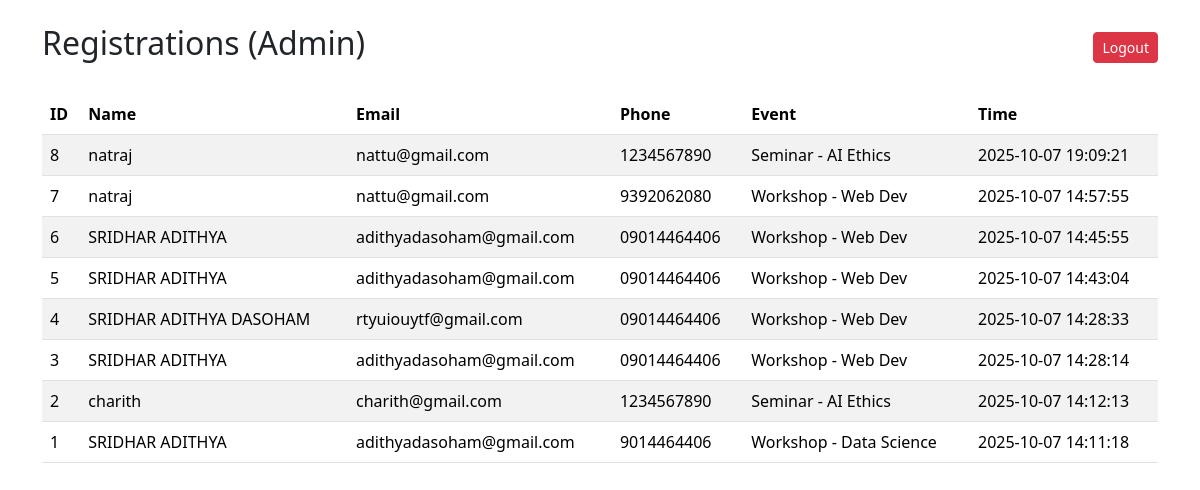
Screenshot of /admin/registrations (signed in) with the database file from the repository.
### tables this page shows
CREATE TABLE registrations (
            id INTEGER PRIMARY KEY AUTOINCREMENT,
            name TEXT NOT NULL,
            email TEXT NOT NULL,
            phone TEXT,
            event_type TEXT,
            timestamp TEXT
        );

### app.py (the view)
@app.route('/admin/registrations')
def admin_regs():
    if not session.get('logged_in'):
        flash('Please log in to view the admin page.', 'warning')
        return redirect(url_for('admin_login'))
    conn = sqlite3.connect(DB_PATH)
    c = conn.cursor()
    c.execute('SELECT id, name, email, phone, event_type, timestamp FROM registrations ORDER BY id DESC')
    rows = c.fetchall()
    conn.close()
    return render_template('admin.html', regs=rows)

### templates/admin.html (shortened to what this page needs)
<!doctype html>
<html lang="en">
<head>
  <link href="https://cdn.jsdelivr.net/npm/bootstrap@5.3.2/dist/css/bootstrap.min.css" rel="stylesheet">
</head>
<body>
  <div class="container mt-4">
    <div class="d-flex justify-content-between align-items-center mb-4">
        <h2>Registrations (Admin)</h2>
        <a href="{{ url_for('admin_logout') }}" class="btn btn-danger btn-sm">Logout</a>
    </div>
    <table class="table table-striped table-hover">
      <thead>
        <tr>
          <th>ID</th>
          <th>Name</th>
          <th>Email</th>
          <th>Phone</th>
          <th>Event</th>
          <th>Time</th>
        </tr>
      </thead>
      <tbody>
        {% for r in regs %}
        <tr>
          <td>{{ r[0] }}</td>
          <td>{{ r[1] }}</td>
          <td>{{ r[2] }}</td>
          <td>{{ r[3] or 'N/A' }}</td>
          <td>{{ r[4] }}</td>
          <td>{{ r[5] }}</td>
        </tr>
        {% else %}
        <tr>
          <td colspan="6" class="text-center text-muted">No registrations found yet.</td>
        </tr>
        {% endfor %}
      </tbody>
    </table>
  </div>
</body>
</html>

### rows the page displays
registrations: id "8", name "natraj", email "nattu@gmail.com", phone "1234567890", event_type "Seminar - AI Ethics", timestamp "2025-10-07 19:09:21"
registrations: id "7", name "natraj", email "nattu@gmail.com", phone "9392062080", event_type "Workshop - Web Dev", timestamp "2025-10-07 14:57:55"
registrations: id "6", name "SRIDHAR ADITHYA", email "adithyadasoham@gmail.com", phone "09014464406", event_type "Workshop - Web Dev", timestamp "2025-10-07 14:45:55"
registrations: id "5", name "SRIDHAR ADITHYA", email "adithyadasoham@gmail.com", phone "09014464406", event_type "Workshop - Web Dev", timestamp "2025-10-07 14:43:04"
registrations: id "4", name "SRIDHAR ADITHYA DASOHAM", email "rtyuiouytf@gmail.com", phone "09014464406", event_type "Workshop - Web Dev", timestamp "2025-10-07 14:28:33"
registrations: id "3", name "SRIDHAR ADITHYA", email "adithyadasoham@gmail.com", phone "09014464406", event_type "Workshop - Web Dev", timestamp "2025-10-07 14:28:14"
registrations: id "2", name "charith", email "charith@gmail.com", phone "1234567890", event_type "Seminar - AI Ethics", timestamp "2025-10-07 14:12:13"
registrations: id "1", name "SRIDHAR ADITHYA", email "adithyadasoham@gmail.com", phone "9014464406", event_type "Workshop - Data Science", timestamp "2025-10-07 14:11:18"
